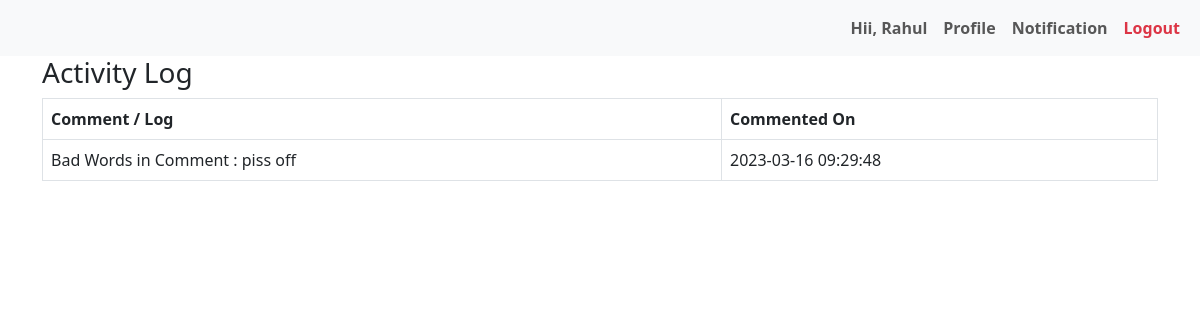
Page /notification.php (signed in) on the earlier database version.
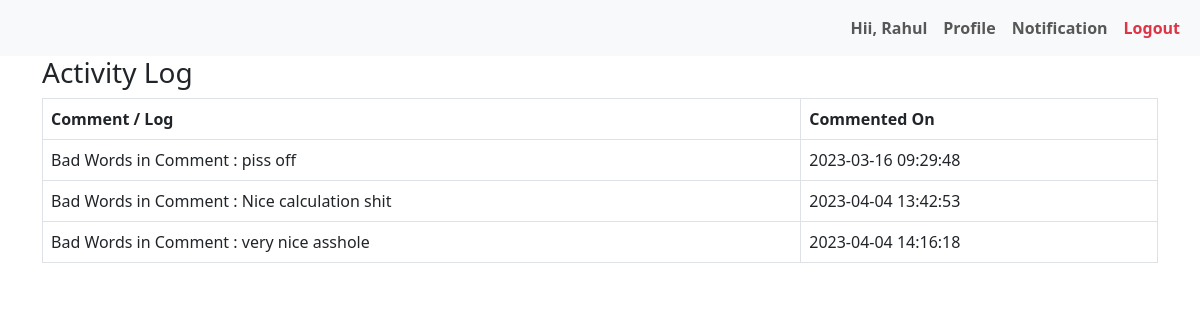
Same page on the later database version.
### tables this page shows
CREATE TABLE `abusedata` (
  `id` int(10) NOT NULL,
  `postid` int(100) NOT NULL,
  `userid` int(100) NOT NULL,
  `logs` varchar(100) NOT NULL,
  `timedate` timestamp NOT NULL DEFAULT current_timestamp() ON UPDATE current_timestamp()
);

### notification.php (the view, shortened to what this page needs)
<?php
include('config.php');
$userid=$_SESSION['id'];
function getusernamebyidINpost($con,$id)
{
    $selectuser="SELECT * FROM `postdata` where `id`='$id'";
    $result=mysqli_query($con,$selectuser);
    $row=mysqli_fetch_assoc($result);
    return $row['userid'];
}
?>
<!doctype html>
<html lang="en">
  <head>
    <link href="https://cdn.jsdelivr.net/npm/bootstrap@5.3.0-alpha1/dist/css/bootstrap.min.css" rel="stylesheet">
</head>
  <body>
    <nav class="navbar navbar-expand-lg bg-body-tertiary">
        <div class="container-fluid">
          <div class="collapse navbar-collapse" id="navbarScroll">
              <ul class="navbar-nav">
              <li class="nav-item ">
                <a class="nav-link" href="#" id="navbarDropdownMenuLink" role="button" data-toggle="dropdown" aria-haspopup="true" aria-expanded="false">
                  <b><?php echo 'Hii, '.$_SESSION['name'];?></b>
                </a>
              </li>
              <li class="nav-item ">
                <a class="nav-link" href="profile.php" id="navbarDropdownMenuLink" role="button" data-toggle="dropdown" aria-haspopup="true" aria-expanded="false">
                 <b>Profile</b>
                </a>
              </li>
              <li class="nav-item ">
                <a class="nav-link" href="notification.php" id="navbarDropdownMenuLink" role="button" data-toggle="dropdown" aria-haspopup="true" aria-expanded="false">
                 <b>Notification</b>
                </a>
              </li>
              <li class="nav-item ">
                <a class="nav-link text-danger" href="logout.php" id="navbarDropdownMenuLink" role="button" data-toggle="dropdown" aria-haspopup="true" aria-expanded="false">
                  <b>Logout</b>
                </a>
              </li>
             </ul>
          </div>
        </div>
      </nav>
      <div class="container">
      <h3>Activity Log</h3>
<table class="table table-bordered">
  <thead class="thead-light">
    <tr>
      <th scope="col">Comment / Log</th>
      <th scope="col">Commented On</th>
    </tr>
  </thead>
  <tbody>
  <?php
    $checksql="SELECT * FROM `abusedata`";
    $res=mysqli_query($con,$checksql);
    while($row=mysqli_fetch_assoc($res))
    {
        $postid=$row['postid'];
        if(getusernamebyidINpost($con,$postid)==$userid)
        {
        ?>
        <tr>
            <td><?php echo $row['logs']; ?></td>
            <td><?php echo $row['timedate']; ?></td>
    </tr>
    <?php
}
}
  ?>
  </tbody>
</table>
      </div>
    </body>
    </html>

Differences in the rows shown:
added abusedata: logs "Bad Words in Comment : Nice calculation shit", timedate "2023-04-04 13:42:53"
added abusedata: logs "Bad Words in Comment : very nice asshole", timedate "2023-04-04 14:16:18"
